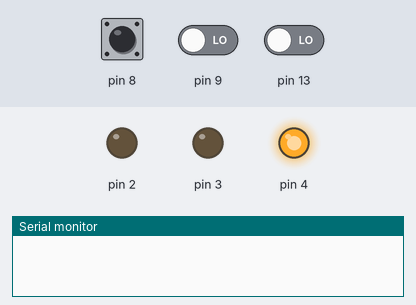
The sketch below on a simulated Arduino Uno, built with avr-gcc and run on an emulated ATmega328P. Parts: output pins drawn as LEDs (lit = HIGH), the last lines printed to the serial monitor. Dashed ring = blinking. Inputs (shaded band) come from the test bench; at power-on: pin 8 LOW, pin 9 LOW, pin 13 LOW.

Above: at 1.2 s.
1.3 s: pin 8 driven HIGH
At 2.1 s:
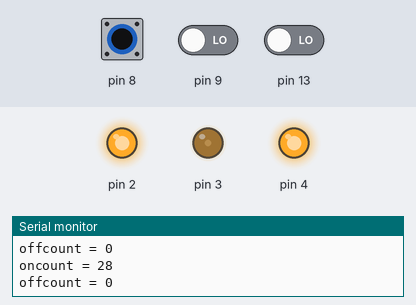
2.8 s: pin 8 pulsed LOW 5 times (0.12 s each, 0.3 s apart)
At 3.01 s:
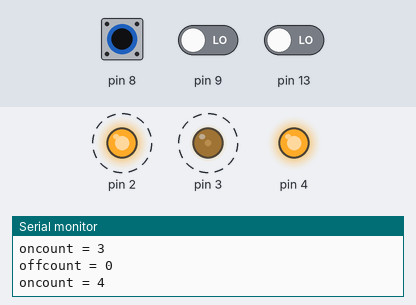
7.3 s: pin 8 driven LOW
At 8.5 s:
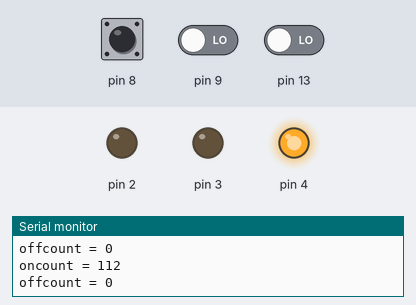
10.7 s: pin 8 driven HIGH and pin 9 driven HIGH
At 11.7 s:
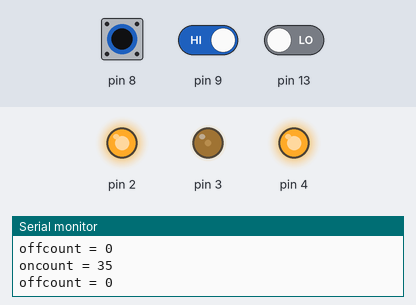
Timing chart, 0 to 13.7 s (numbered marks = the images above; inputs shaded):
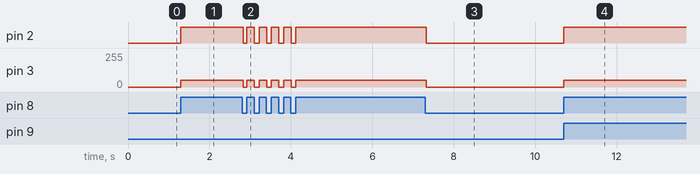

Measured:
- after the input at 1.3 s, pin 2: LOW → HIGH at once; pin 3: 0/255 → 50/255 at once
- after the input at 2.8 s, pin 2: alternates HIGH for 0.19 s and LOW for 0.11 s, 10 changes in all, then stays HIGH, starting at once; pin 3: alternates 50/255 for 0.19 s and 0/255 for 0.11 s, 10 changes in all, then stays 50/255, starting at once
- after the input at 7.3 s, pin 2: HIGH → LOW at once; pin 3: 50/255 → 0/255 at once
- after the input at 10.7 s, pin 2: LOW → HIGH at once; pin 3: 0/255 → 50/255 at once

The sketch:

morse.ino
```cpp
int oncount = 0;
int offcount = 0;
String message = "";

void setup() {
  Serial.begin(9600);
  pinMode(2, OUTPUT);
  pinMode(3, OUTPUT);
  pinMode(7, INPUT);
  pinMode(4, OUTPUT);
  digitalWrite(4, HIGH);

}

void loop() {
  delay(1);
  while(!Serial.available()){
  if(digitalRead(9)){
    message = "";
  }
  while(digitalRead(8)){
    digitalWrite(2, HIGH);
    analogWrite(3, 50);
    if((offcount > 0) && (offcount < 15)){
      message += "";
    }
    oncount += 1;
    offcount = 0;
    Serial.println("oncount = " + String(oncount));
    Serial.println("offcount = " + String(offcount));
  }
  digitalWrite(2, LOW);
  analogWrite(3, 0);
  if ((oncount > 0) && (oncount < 10)){
    message += ".";
  }
  if ((oncount > 10) && (oncount < 30)){
    message += "-";
  }
  oncount = 0;
  offcount += 1;
  if (digitalRead(13)){
      Serial.println(message);
  }

  }
  if(Serial.available()){
    message = "";
    Serial.read();
  }

}
```
